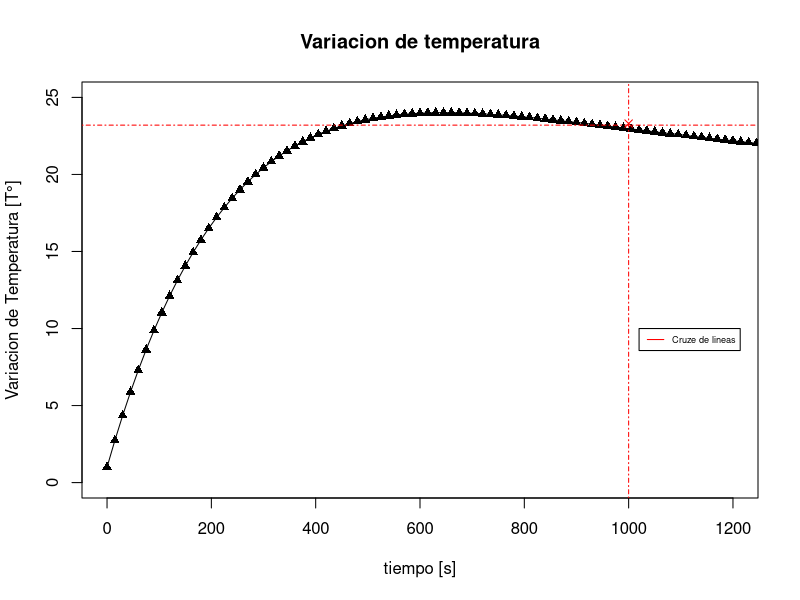
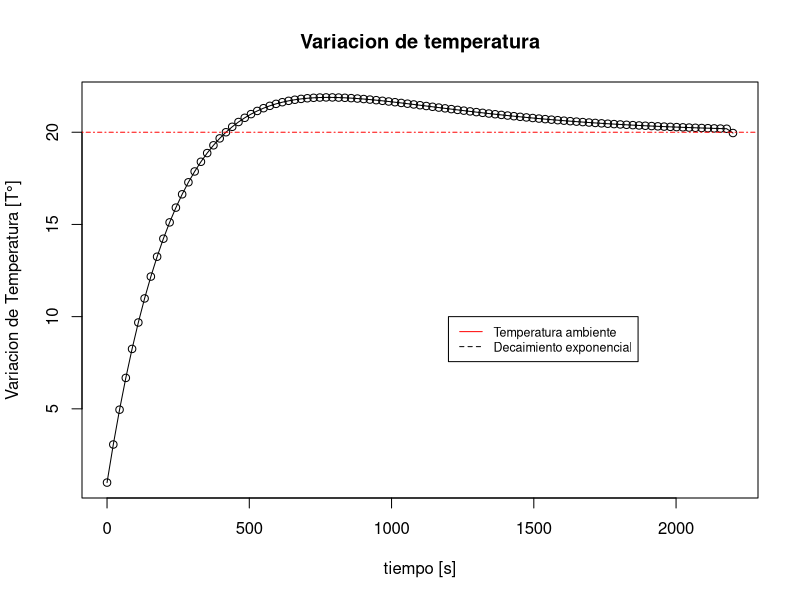

These figures' R source, in order:
## ---- chunk 1
knitr::opts_chunk$set(echo = TRUE)
## ---- chunk 2
k = log((23.2 - 20)/(71.3 - 20))/(-1000)
k
## ---- chunk 3
Var_Temp <- function(t, T_0 = c(1:100)){
  VT <- 20 + exp(-0.00277454*t)*(T_0 - 20)
  return(VT)
}
## ---- chunk 4
Var_Temp(1000, 71.3)
## ---- chunk 5
plot(Var_Temp, xlim=c(0, 1200), ylim=c(0, 25),
     0, 1500, #Intervalo 
     type = "o", pch = 17,
     xlab = "tiempo [s]", ylab = "Variacion de Temperatura [T°]", 
     main = "Variacion de temperatura")
points(1000, 23.3, pch = 4, col = "red")
abline(h =23.2, 
       lty = 10, 
       col = "red")
abline(v = 1000, 
       lty = 10, 
       col = "red")
legend(1020, 10 ,c("Cruze de lineas"), col = c("red"), 
       lty=1:5, cex=0.55)
## ---- chunk 6
plot(Var_Temp, 
     0, 2200, #Intervalo 
     type = "o", pch = 21, col = "black",
     xlab = "tiempo [s]", ylab = "Variacion de Temperatura [T°]", 
     main = "Variacion de temperatura")

abline(h =20, 
       lty = 10, 
       col = "red")

legend(1200, 10 , c("Temperatura ambiente", "Decaimiento exponencial"), 
       col = c("red", "black"),
       lty=1:3, cex=0.75)
